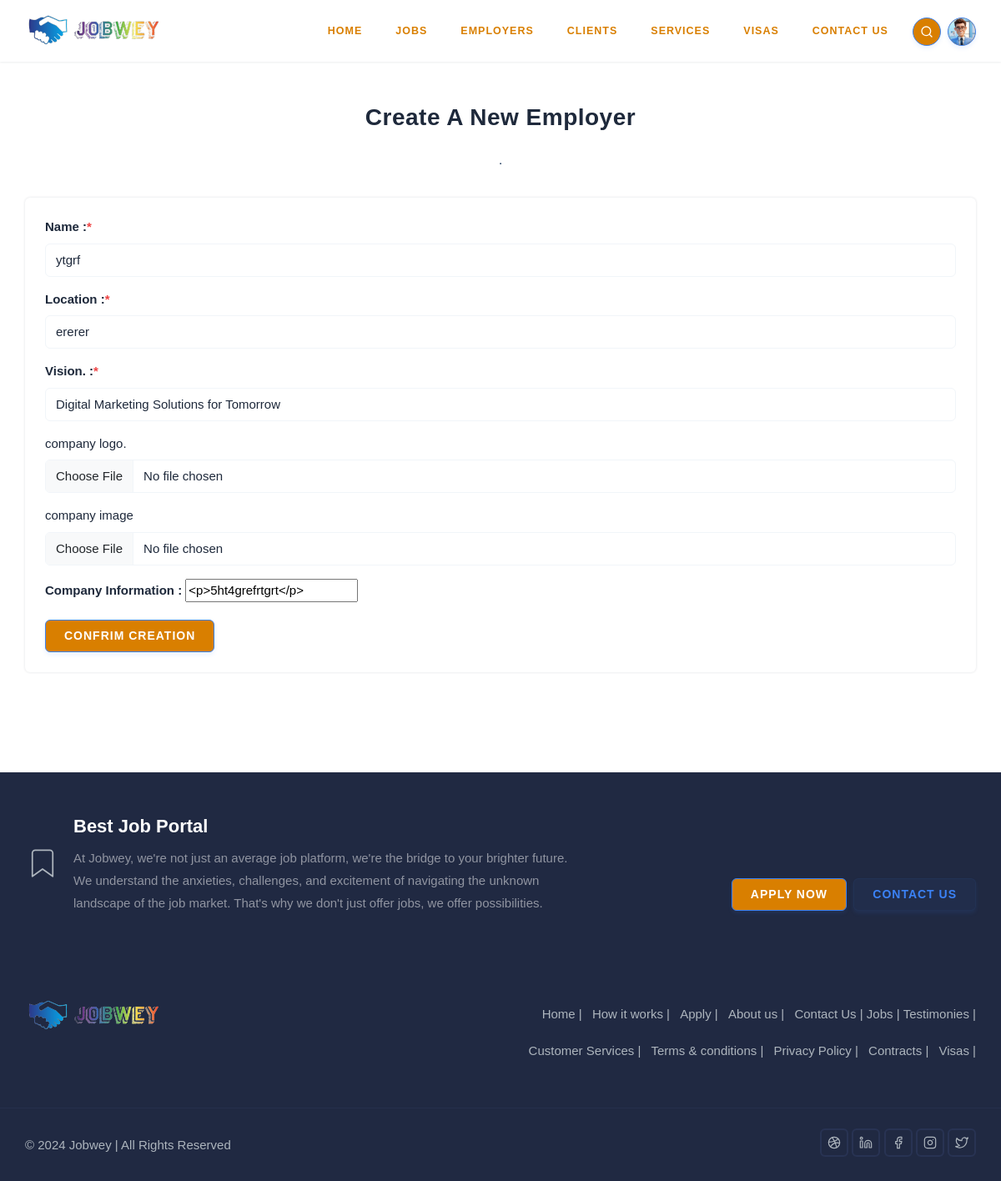
The app's page /administrator/company/ytgrf/update/ (signed in) with its own data.
### companies/models.py (models this page shows, shortened)
class Company(models.Model):
    name = models.CharField(max_length=100, unique=True)
    slug = models.SlugField(max_length=100, unique=True)
    location = models.CharField(max_length=100, blank=True, null=True)
    vision = models.CharField(max_length=100, default="Digital Marketing Solutions for Tomorrow")
    logo = models.ImageField(upload_to="company/logs/", blank=True, null=True)
    image = models.ImageField(upload_to="company/logs/", blank=True, null=True)
    content = RichTextField()
    createdAt = models.DateTimeField(auto_now_add=True)
    updatedAt = models.DateTimeField(auto_now=True)

### administrator/views.py (the view, shortened to what this page needs)
# urls.py: path("company/<str:slug>/update/", views.UpdateCompanyView.as_view(), name="company-update"),
class UpdateCompanyView(CreationMixin):
    template_name = "company/company_update.html"
    form_class = CompanyCreateForm
    company = Company
    def get_company(self, **kwargs):
        return get_object_or_404(self.company, slug=kwargs.get("slug"))
    def get_context_data(self, **kwargs):
        context = super().get_context_data(**kwargs)
        context['form'] = self.form_class(instance=self.get_company(**kwargs))
        context['company'] = self.get_company(**kwargs)
        return context

### companies/forms.py
class CompanyCreateForm(forms.ModelForm):
    logo = forms.FileField(required=False, label="company logo", widget=forms.FileInput(attrs={"class": "form-control"}))
    image = forms.FileField(required=False, label="company image", widget=forms.FileInput(attrs={"class": "form-control"}))
    class Meta:
        model = Company
        fields = ["name","location","vision","logo","image","content"]
        widgets = {
            "name": forms.TextInput(attrs={"class": "form-control", "placeholder": "company name"}),
            "vision": forms.TextInput(attrs={"class": "form-control", "placeholder": "company vision"}),
            "location": forms.TextInput(attrs={"class": "form-control", "placeholder": "company location"}),
            "content": widgets.TinyMCE(attrs={"class": "form-control", "row": "100%"})
        }

### administrator/views.py (called while the page is built)
    def get_context_data(self, **kwargs):
        context = super().get_context_data(**kwargs)
        context["form"] = self.form_class()
        return context

### tokens/models.py (called while the page is built)
    def __str__(self):
        return f"{self.pk}"

### upjobwey/context_processors.py (called while the page is built)
def get_recent_time():
    return timezone.now() - datetime.timedelta(days=7)

def site_constants(request):
    return dict(
        dribbble="jobwey",
        linkedin="jobwey",
        facebook="jobwey",
        instagram="jobwey",
        twitter="jobwey",
        tinymce_apikey=TinyMceApiKey.objects.filter(is_active=True).last(),
        tags = Tag.objects.all()[:8],
        recent_posts = Post.objects.filter(createdAt__gte=get_recent_time()).all().order_by("?")[:6],
    )

### templates/company/company_update.html (shortened to what this page needs)
{% extends "base.html" %} {% load static %} {% load humanize %}
{% block main %}
<div class="container" style="padding: 20px 0">
  <div class="row justify-content-center mb-4 pb-2">
    <div class="col-12">
      <div class="section-title text-center">
        <h4 class="title mb-3">Create A New Employer</h4>
        <p class="text-muted para-desc mx-auto mb-0">.</p>
      </div>
    </div>
  </div>
  <div class="row justify-content-center">
    <div class="col-lg-12 col-md-12">
      <div class="card border-0">
        <form
          class="rounded shadow p-4"
          method="post"
          action="{% url 'administrator:company-update' company.slug %}"
          enctype="multipart/form-data"
        >
          <div class="row">
            <div class="col-12">
              <div class="mb-3">
                <label class="form-label fw-semibold">
                  {{form.name.label}} :<span class="text-danger">*</span></label
                >
                {{form.name}}
              </div>
            </div>
            <div class="col-12">
              <div class="mb-3">
                <label class="form-label fw-semibold">
                  {{form.location.label}} :<span class="text-danger"
                    >*</span
                  ></label
                >
                {{form.location}}
              </div>
            </div>
            <div class="col-12">
              <div class="mb-3">
                <label class="form-label fw-semibold"
                  >{{form.vision.label}}. :<span class="text-danger"
                    >*</span
                  ></label
                >
                {{form.vision}}
              </div>
            </div>
            <div class="col-12">
              <div class="mb-3">
                <label class="form-label">{{form.logo.label}}.</label>
                {{form.logo}}
              </div>
            </div>
            <div class="col-12">
              <div class="mb-3">
                <label class="form-label">{{form.image.label}}</label>
                {{form.image}}
              </div>
            </div>
            <div class="col-12">
              <div class="mb-3">
                <label for="formFile" class="form-label fw-semibold"
                  >Company Information :</label
                >
                {{form.content}} {{form.media}}
              </div>
            </div>
          </div>
          <div class="row">
            <div class="col-12">
              <input
                type="submit"
                id="submit2"
                name="send"
                class="submitBnt btn btn-primary"
                value="confrim creation"
              />
            </div>
          </div>
        </form>
      </div>
    </div>
  </div>
</div>
{% endblock main %}

### records on screen
Company: name "ytgrf", location "ererer", vision "Digital Marketing Solutions for Tomorrow", content "<p>5ht4grefrtgrt</p>"
